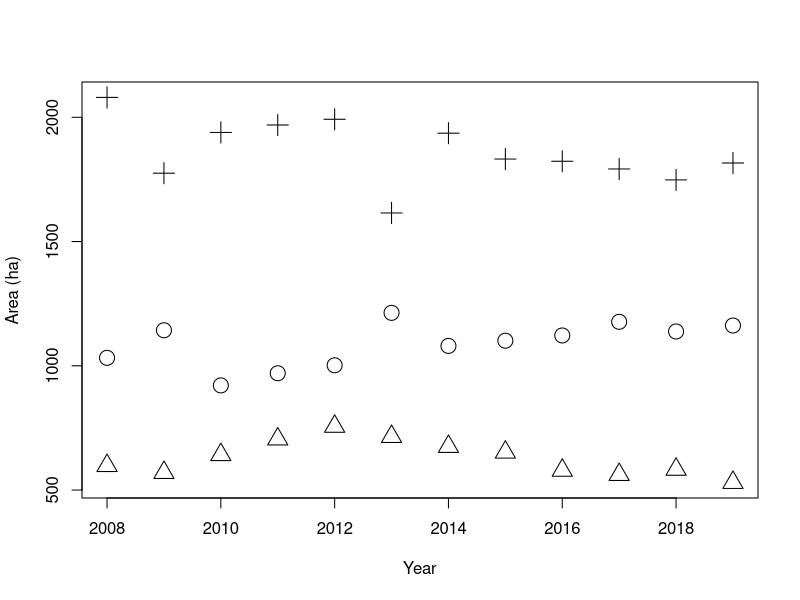

The R source for this figure:
## ---- chunk 1
knitr::opts_chunk$set(echo = TRUE)
## ---- chunk 2
# Intro to R part 1
# Date: the current date
# Author: name
## ---- chunk 3
library(tidyr) # we are back typing commands in your script now
# note no use of " " when using library command
## ---- chunk 4
crops_data <- read.csv("june_survey_data.csv")
## ---- chunk 5
crops <- crops_data[-1, ] # before comma = row
## ---- chunk 6
crops <- crops[, -2] # after comma = column. It's good practice to put a space after the comma
## ---- chunk 7
crops <- crops[c(1:10),]
## ---- chunk 8
crops$Crop # note the different display format when R is showing a single vector of data 
## ---- chunk 9
crops[1:5, c("Crop", "X1984")] # Note use of c("","") when selecting multiple columns 
## ---- chunk 10
arable <- pivot_longer(crops, cols = -Crop, names_to = "Year", values_to = "Area") 
# similar to copying and pasting using rows to columns in excel
arable # take a look
## ---- chunk 11
arable$Year <- gsub("X", "", arable$Year) # removes the Xs
arable$Year <- gsub("g", "", arable$Year) # removes the letter g

arable$Year <- gsub("[[:punct:]]", "", arable$Year) # [[:punct:]] removes all punctuation

## ---- chunk 12
arable$Area <- gsub(" ", "", arable$Area) # removes spaces
## ---- chunk 13
arable <- subset(arable, Year != 2009) # filter out 2009 as it has been revised (two 2009 columns)
arable$Year[arable$Year == "revised"] <- 2009 # replacing the occurrences of "revised"with "2009" 
## ---- chunk 14
arable$Year <- as.integer(arable$Year) # Make year an integer
arable$Area <- as.numeric(arable$Area) # Make area numeric
## ---- chunk 15
colSums(is.na(arable))
arable <- na.omit(arable)
## ---- chunk 16
arable_sub <- subset(arable, Year >= 2008) # similarly can use these: >, <, <=, ==, !=
## ---- chunk 17
crop_list <- c("wheat", "barley", "oilseed rape")
arable_sub <- subset(arable_sub, Crop %in% crop_list)
## ---- chunk 18
f <- factor(arable_sub$Crop)

plot(x = arable_sub$Year, y = arable_sub$Area,
     pch = as.integer(f),
     cex = 2,
     xlab = "Year",
     ylab = "Area (ha)")
